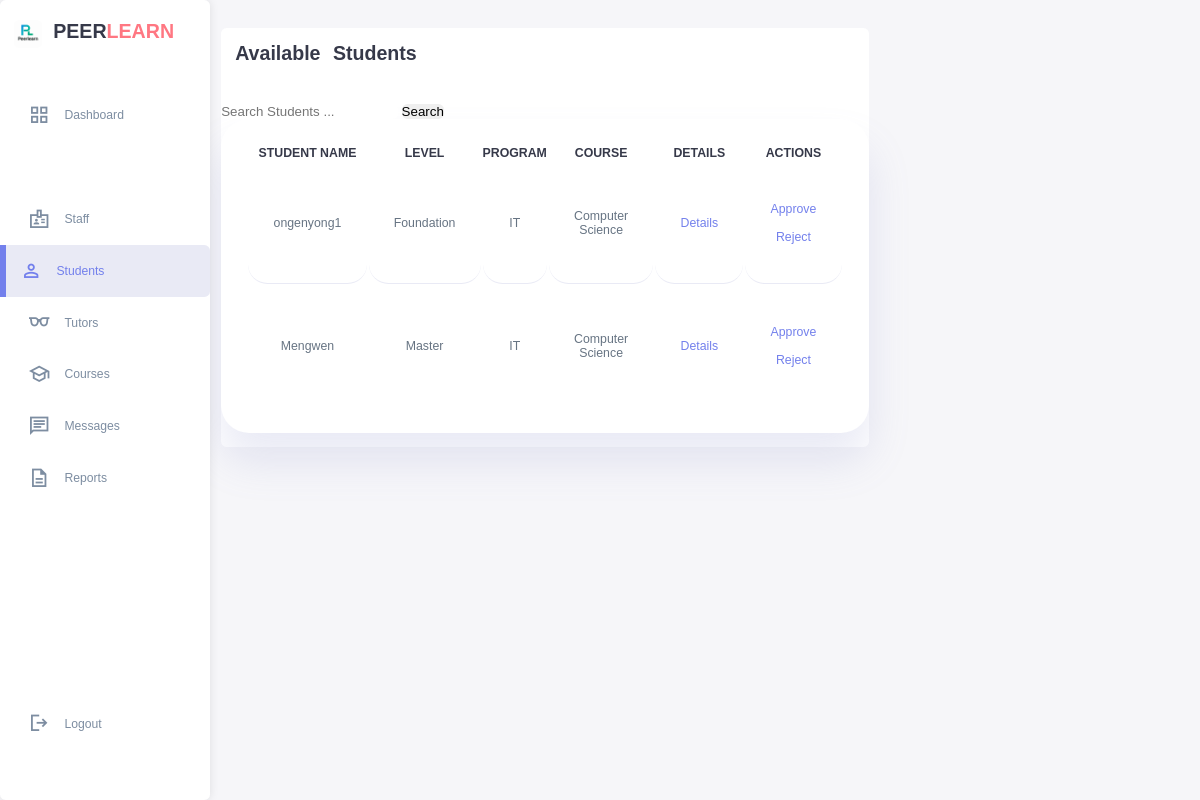
Screenshot of /admin_student.php with the database file from the repository.
### tables this page shows
CREATE TABLE `studentprofile` (
  `user_id` int(11) NOT NULL,
  `major` varchar(100) DEFAULT NULL,
  `year` varchar(50) DEFAULT NULL,
  `school` varchar(100) DEFAULT NULL,
  `program` varchar(255) DEFAULT NULL,
  `status` varchar(50) DEFAULT NULL,
  `actions` varchar(255) DEFAULT NULL,
  `created_at` datetime DEFAULT NULL,
  `updated_at` datetime DEFAULT NULL,
  `student_name` varchar(255) DEFAULT NULL
);

CREATE TABLE `user` (
  `user_id` int(11) NOT NULL,
  `username` varchar(50) NOT NULL,
  `password` varchar(255) DEFAULT NULL,
  `email` varchar(100) NOT NULL,
  `role` enum('student','tutor','admin','staff') NOT NULL,
  `first_name` varchar(50) NOT NULL,
  `last_name` varchar(50) NOT NULL,
  `phone` varchar(20) DEFAULT NULL,
  `profile_image` varchar(255) DEFAULT NULL,
  `is_active` tinyint(1) DEFAULT 1,
  `created_at` timestamp NOT NULL DEFAULT current_timestamp(),
  `last_login` datetime DEFAULT NULL
);

### admin_student.php (the view, shortened to what this page needs)
<!DOCTYPE html>
<html lang="en">
<head>
    <link rel="stylesheet" href="studentstyle.css">
</head>
<body>
    <body>
    <div class="container">
        <aside>
            <div class="top">
                <div class="logo">
                    <img src="image/logo.png">
                    <h2>PEER<span class="danger">LEARN</span></h2>
                </div>
            </div>
            <div class="sidebar">
                <a href="admin.html"><span class="material-symbols-sharp">grid_view</span><h3>Dashboard</h3></a>
                <a href="#"></a>
                <a href="admin_staff.php"><span class="material-symbols-sharp">badge</span><h3>Staff</h3></a>
                        <a href="admin_student.php" class="active"><span class="material-symbols-sharp">person</span><h3>Students</h3></a>
                            <a href="admin_tutors.php"><span class="material-symbols-sharp">eyeglasses</span><h3>Tutors</h3></a>
                                <a href="admin_course.php"><span class="material-symbols-sharp">school</span><h3>Courses</h3></a>
                                    <a href="admin_message.php"><span class="material-symbols-sharp">chat</span><h3>Messages</h3></a>
                                    <a href="admin_report.php"><span class="material-symbols-sharp">description</span><h3>Reports</h3></a>
                                    <a href="home_page.html"><span class="material-symbols-sharp">logout</span><h3>Logout</h3></a>
            </div>
        </aside>
    <main>
       <div class="current_students">
                <h2>Available Students</h2>
                <di style="margin-left: 500px ; padding:100px;">
                    <form action="" method="GET">
                        <input type="text" name="my_search" placeholder="Search Students ...">
                        <input  type="submit" name="search" value="Search">
                    </form>
                <table>
                    <thead>
                        <tr>
                            <th>STUDENT NAME</th>
                            <th>LEVEL</th>
                            <th>PROGRAM</TH>
                            <th>COURSE</th>
                            <th>DETAILS</th>
                            <th>ACTIONS</th>
                        </tr>
                    </thead>
                    <tbody>
                        <?php
                        $servername = "localhost";
                        $username = "root";
                        $password = "";
                        $dbname = "peer_tutoring_platform";
                    $conn = new mysqli($servername, $username, $password, $dbname);
                     $sql = "SELECT sp.*, u.username
                                FROM studentprofile sp
                                JOIN user u ON sp.user_id = u.user_id";
                        $result = $conn->query($sql);
                        if ($result->num_rows > 0) {
                            while($row = $result->fetch_assoc()) {
                                echo "<tr>
                                    <td>".htmlspecialchars($row["username"])."</td>
                                    <td>".htmlspecialchars($row["year"])."</td>
                                    <td>".htmlspecialchars($row["program"])."</td>
                                    <td>".htmlspecialchars($row["major"])."</td>
                                    <td>
                                        <a href='student_details.php?id=".$row["user_id"]."' class='details-btn'>Details</a>
                                    </td>
                                    <td>
                                        <a href='student_action.php?id=".$row["user_id"]."&action=approve' class='approve-btn'>Approve</a>
                                        <a href='student_action.php?id=".$row["user_id"]."&action=reject' class='reject-btn'>Reject</a>
                                    </td>
                                </tr>";
                            }
                        } else {
                            $no_results_message = isset($_GET['search']) ?
                                "No students found matching '".htmlspecialchars($_GET['my_search'])."'" :
                                "No students found";
                            echo "<tr><td colspan='6'>$no_results_message</td></tr>";
                        }
                        ?>
                    </tbody>
                </table>
            </div>
        </main>
    </div>
</body>
</html>

### studentstyle.css (style rules this page uses)
* { margin: 0; padding: 0; outline: 0; appearance: none; border: 0; text-decoration: none; list-style: none; box-sizing: border-box; border-radius: 0.4rem; }
html { font-size: 14px; }
body { width: 100vw; height: 100vh; font-family: poppins, sans-serif; font-size: 0.88rem; background: #f6f6f9; user-select: none; overflow-x: hidden; color: #363949; }
.container { display: grid; width: 96%; margin: 0 auto; gap: 1.8rem; grid-template-columns: 14rem auto 23rem; }
a { color: #363949; }
img { display: block; width: 100%; }
h2 { font-size: 1.4rem; }
h3 { font-size: 0.87rem; }
.danger { color: #ff7782; }
aside { height: 100vh; }
aside .top { background: white; display: flex; align-items: center; justify-content: space-between; margin-top: 1.4rem; border-radius: 0.4rem; }
aside .logo { display: flex; gap: 0.8rem; }
aside .logo img { width: 2rem; height: 2rem; }
aside .sidebar { background: rgb(255, 255, 255); display: flex; flex-direction: column; height: 86vh; position: relative; top: 3rem; border-radius: 0.4rem; }
aside h3 { font-weight: 500; }
aside .sidebar a { display: flex; color: #7d8da1; margin-left: 2rem; gap: 1rem; align-items: center; position: relative; height: 3.7rem; transition: all 300ms ease; }
aside .sidebar a span { font-size: 1.6rem; transition: all 300ms ease; }
aside .sidebar a:last-child { position: absolute; bottom: 2rem; width: 100%; }
aside .sidebar a.active { background: rgba(132, 139, 200, 0.18); color: #7380ec; margin-left: 0; }
aside .sidebar a.active:before { content: ""; width: 6px; height: 100%; background: #7380ec; }
aside .sidebar a.active span { color: #7380ec; margin-left: calc(1rem -3 px); }
.current_students { margin-top: 2rem; background: #fff; }
.current_students h2 { margin-bottom: 0.8rem; word-spacing: 0.5rem; padding: 1rem; }
.current_students table { background:#fff; width: 100%; border-radius:2rem; padding:1.8rem; text-align: center; box-shadow: 0 2rem 3rem rgba(132, 139, 200, 0.18); transition: all 300ms ease; }
table tbody td { height: 2.8rem; border-bottom: 1px solid rgba(132, 139, 200, 0.18); color: #677483; text-align: center; padding:1.8rem; background: white; border-radius: 1.4rem; }
table tbody tr:last-child td { border: none; }
.current_students a { text-align: center; display: block; margin: 1rem auto; color: #7380ec; }

### admin_student.php (style rules this page uses)
:root { --primary: #7380ec; --danger: #ff7782; --success: #41f1b6; --warning: #ffbb55; --white: #fff; --info-dark: #7d8da1; --info-light: #dce1eb; --dark: #363949; --light: rgba(132, 139, 200, 0.18); --primary-variant: #111e88; --dark-variant: #677483; --color-background: #f6f6f9; --card-border-radius: 2rem; --border-radius-1: 0.4rem; --border-radius-2: 0.8rem; --border-radius-3: 1.2rem; --card-padding: 1.8rem; --padding-1: 1.2rem; --box-shadow: 0 2rem 3rem var(--light); }
* { margin: 0; padding: 0; outline: 0; appearance: none; border: 0; text-decoration: none; list-style: none; box-sizing: border-box; }
html { font-size: 14px; }
body { margin: 0; padding: 0; }
.container { width: 100%; margin: 0; gap: 1.8rem; grid-template-columns: 14rem auto 23rem; }
a { color: #363949; }
img { display: block; width: 100%; }
h2 { font-size: 1.4rem; }
h3 { font-size: 0.87rem; }
.danger { color: #ff7782; }
aside { width: 210px; background: white; box-shadow: 0 0 10px rgba(0,0,0,0.1); position: sticky; top: 0; height: 100vh; margin-left: 0; padding-left: 0; left: 0; }
aside .top { margin-left: 0; padding-left: 1rem; }
aside .logo { display: flex; gap: 0.8rem; }
aside .logo img { width: 2rem; height: 2rem; }
aside .sidebar { margin-left: 0; padding-left: 0; }
aside h3 { font-weight: 500; }
aside .sidebar a { display: flex; color: #7d8da1; margin-left: 2rem; gap: 1rem; align-items: center; position: relative; height: 3.7rem; transition: all 300ms ease; }
aside .sidebar a span { font-size: 1.6rem; transition: all 300ms ease; }
aside .sidebar a:last-child { position: absolute; bottom: 2rem; width: 100%; }
aside .sidebar a.active { background: rgba(132, 139, 200, 0.18); color: #7380ec; margin-left: 0; }
aside .sidebar a.active:before { content: ""; width: 6px; height: 100%; background: #7380ec; }
aside .sidebar a.active span { color: #7380ec; margin-left: calc(1rem -3 px); }

### rows the page displays
studentprofile: user_id.username "ongenyong1", year "Foundation", program "IT", major "Computer Science"
studentprofile: user_id.username "Mengwen", year "Master", program "IT", major "Computer Science"
